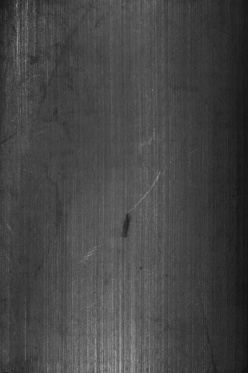
#> input picture Magnetic-Tile-Defect/MT_Blowhole/exp1_num_108889.jpg, 248 x 373 px, found by its file name; its folder holds only this picture in this run
$ jupyter execute --allow-errors 'Surface Defects.ipynb'   (older library calls are emulated)
#> lines starting #> are read from the running program, lines starting #| are printed output that depends on the picture
## Importing the Libraries

[cell 1]
import pandas as pd
import os
import numpy as np
import matplotlib.pyplot as plt
import seaborn as sns
import cv2
import joblib
import warnings
warnings.filterwarnings('ignore')

from sklearn.model_selection import train_test_split
from sklearn.metrics import accuracy_score, precision_score, recall_score, f1_score
from sklearn.metrics import classification_report, confusion_matrix
from sklearn.discriminant_analysis import LinearDiscriminantAnalysis
from sklearn.svm import SVC
from sklearn.tree import DecisionTreeClassifier
from sklearn.ensemble import AdaBoostClassifier
import lightgbm as lgb

from skimage.feature import graycomatrix, graycoprops
from scipy.stats import skew, kurtosis

## Target Catagories(Blowhole,Break,Crack,Fray,Free)

[cell 2]
path = r"C:\Users\pabhi\OneDrive\Desktop\miniproject\B5. Magnetic-Tile-Defect\Magnetic-Tile-Defect"
MODEL_DIR = "models"
RESULTS_DIR = "results"
IMG_SIZE = (64, 64)

os.makedirs(MODEL_DIR, exist_ok=True)
os.makedirs(RESULTS_DIR, exist_ok=True)

categories = sorted([
    d for d in os.listdir(path)
    if os.path.isdir(os.path.join(path, d)) and not d.startswith('.')
])


print("Detected classes:", categories)

[cell 3]
num_classes = len(categories)
num_cols = 4

plt.figure(figsize=(num_cols * 3, num_classes * 3))

for i, category in enumerate(categories):
    folder = os.path.join(path, category)
    images = [f for f in os.listdir(folder) if f.lower().endswith(('jpg','png','jpeg'))][:4]

    for j, img_name in enumerate(images):
        img = cv2.imread(os.path.join(folder, img_name))
#> img is the input picture: shape (373, 248, 3); min 16, max 170, mean 69.3
        img = cv2.cvtColor(img, cv2.COLOR_BGR2RGB)

        ax = plt.subplot(num_classes, num_cols, i*num_cols + j + 1)
        ax.imshow(img)
        ax.axis("off")

        if j == 0:
            ax.set_title(category, fontsize=14, weight='bold')
#> pass 2 of the loop `for i, category in enumerate(categories):`:
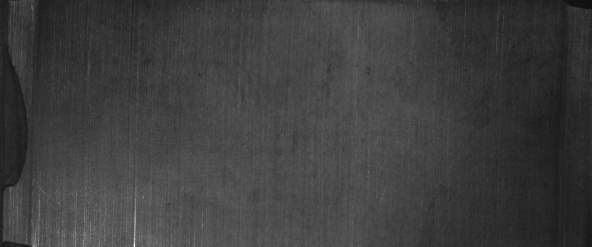
#> input picture Magnetic-Tile-Defect/MT_Break/exp1_num_116934.jpg, 592 x 247 px, found by its file name
#> img is the input picture: shape (247, 592, 3); min 14, max 255, mean 62.4

plt.tight_layout()
plt.savefig(os.path.join(RESULTS_DIR, "classes_grid.png"), dpi=300)
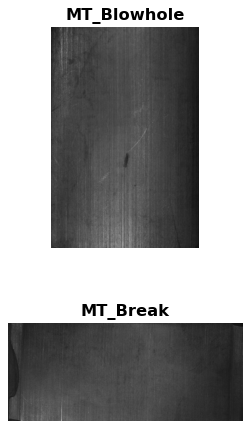
#> figure drawn by matplotlib, 2 panels
plt.show()

## Feature Extraction(GLCM+Statistics)

[cell 4]
def extract_features(img):
    img = cv2.resize(img, IMG_SIZE)
    gray = cv2.cvtColor(img, cv2.COLOR_BGR2GRAY)

    pixels = gray.flatten().astype(np.float32)

    # Statistical features
    mean_val = np.mean(pixels)  # Average brightness of the image
    std_val = np.std(pixels)  # Measures contrast
    skew_val = skew(pixels)  # Measures asymmetry of pixel intensity distribution
    kurt_val = kurtosis(pixels) # Measures tailedness of distribution (extreme pixel or not)
    energy_val = np.mean(pixels ** 2) # Measures overall intensity strength

    # GLCM
    glcm = graycomatrix(
        gray,
        distances=[1],
        angles=[0, np.pi/4, np.pi/2, 3*np.pi/4],
        levels=256,
        symmetric=True,
        normed=True
    )

    contrast = graycoprops(glcm, 'contrast').mean() # Measures local intensity variation
    homogeneity = graycoprops(glcm, 'homogeneity').mean()  # Measures closeness of pixel pairs
    correlation = graycoprops(glcm, 'correlation').mean() # Measures how correlated a pixel is to its neighbor
    dissimilarity = graycoprops(glcm, 'dissimilarity').mean() # Similar to contrast, but linear
    asm = graycoprops(glcm, 'ASM').mean() # Measures uniformity

    return np.array([
        mean_val, std_val, skew_val, kurt_val,
        energy_val, contrast, dissimilarity,
        homogeneity, correlation, asm
    ], dtype=np.float32)

## X and Y Separation

[cell 5]
X_file = os.path.join(MODEL_DIR, "X.npy")
Y_file = os.path.join(MODEL_DIR, "Y.npy")

if os.path.exists(X_file) and os.path.exists(Y_file):
    X = np.load(X_file)
    Y = np.load(Y_file)
    print("Loaded cached features.")
else:
    X, Y = [], []

    for root, _, files in os.walk(path):
        label = os.path.basename(root)
        if label not in categories:
            continue

        for file in files:
            if file.lower().endswith(('jpg','png','jpeg')):
                print(root)
                img = cv2.imread(os.path.join(root, file))
                features = extract_features(img)
                X.append(features)
                Y.append(categories.index(label))
#> pass 2 of the loop `for root, _, files in os.walk(path):`:
#> in extract_features, `img = cv2.resize(img, IMG_SIZE)`:
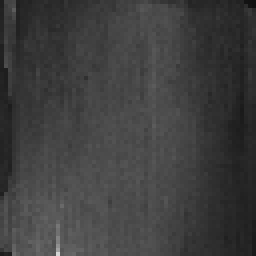
#> img: shape (64, 64, 3) (shown 4 times larger); min 17, max 212, mean 62.5
#> pixels = 4096 values, max 212 at index 4046, min 17 at index 63, mean 62.48
#> mean_val = 62.48
#> std_val = 16.14
#> skew_val = 0.0938
#> kurt_val = 1.38
#> energy_val = 4164.2
#> contrast = 44.86
#> homogeneity = 0.227
#> correlation = 0.911
#> dissimilarity = 4.31
#> asm = 0.00135
#> features = [62.48, 16.14, 0.0938, 1.38, 4164.2, 44.86, 4.31, 0.227, 0.911, 0.00135]

    X = np.array(X)
    Y = np.array(Y)
    np.save(X_file, X)
    np.save(Y_file, Y)

print("Feature matrix:", X.shape)
#| Feature matrix: (2, 10)

[cell 6]
df = pd.DataFrame(X)
#> df = table of 2 rows and 10 columns
df['Labels'] = Y
df
#> Out = table of 2 rows and 11 columns

[cell 7]
df.Labels.unique()
#> Out = [1, 0]

[cell 8]
plt.figure(figsize=(10, 6))
ax = sns.countplot(x=Y)

# Replace x-ticks with class names automatically
ax.set_xticklabels(categories, rotation=45, ha='right')

# Add value labels on top of each bar
for p in ax.patches:
    height = p.get_height()
    ax.annotate(f'{height}', (p.get_x() + p.get_width() / 2., height),
                ha='center', va='bottom', fontsize=10, fontweight='bold')

plt.xlabel("Classes", fontsize=12)
plt.ylabel("Number of Images", fontsize=12)
plt.title("Distribution of Classes", fontsize=14, weight='bold')
plt.tight_layout()
plt.show()
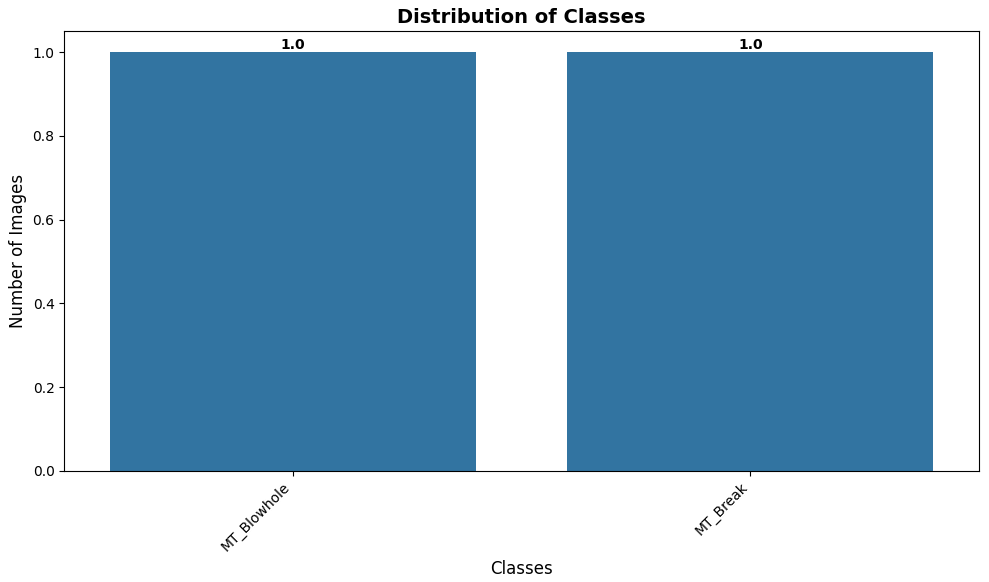
#> figure drawn by matplotlib, 1 panel
#> (reads models/ridge_classifier.pkl from the repository)
#> (reads models/qda_classifier.pkl from the repository)
#> (reads models/knn_classifier.pkl from the repository)

## Train_Test_Split

[cell 9]
# Replace NaNs with column mean
from sklearn.impute import SimpleImputer

imputer = SimpleImputer(strategy='mean')
X = imputer.fit_transform(X)

# Now SMOTE will work
#> (the rest of this cell did not finish here and is left out)

[cell 10]
plt.figure(figsize=(10, 6))
#> (the rest of this cell did not finish here and is left out)

## Performance Evaluation

[cell 11]
# ──────────────────────────────────────────────────────────────
# Global containers
# ──────────────────────────────────────────────────────────────
metrics_overall = []                    # Overall metrics
class_metrics_storage = {}              # Key = class name → list of dicts (one per model)
# [57 lines left out: function calculateMetrics, not called in this run]

## Model Building and Testing

## Ridge_Classifier

[cell 12]
from sklearn.linear_model import RidgeClassifier
import os
import joblib

model_path = r"models\ridge_classifier.pkl"

os.makedirs(os.path.dirname(model_path), exist_ok=True)

#> (the rest of this cell did not finish here and is left out)

## Quadratic_Discriminant_Analysis

[cell 13]
from sklearn.discriminant_analysis import QuadraticDiscriminantAnalysis
import os
import joblib

model_path = r"models\qda_classifier.pkl"

# Ensure folder exists
os.makedirs(os.path.dirname(model_path), exist_ok=True)

#> (the rest of this cell did not finish here and is left out)

## K_Nearest_Neighbors_Classifier

[cell 14]
from sklearn.neighbors import KNeighborsClassifier
import os
import joblib

model_path = r"models\knn_classifier.pkl"

# Ensure folder exists
os.makedirs(os.path.dirname(model_path), exist_ok=True)

#> (the rest of this cell did not finish here and is left out)

## Extra_Trees_Classifier

[cell 15]
from sklearn.ensemble import ExtraTreesClassifier
import os
import joblib

model_path = r"models\extra_trees_classifier.pkl"

# Ensure folder exists
os.makedirs(os.path.dirname(model_path), exist_ok=True)

#> (the rest of this cell did not finish here and is left out)

[cell 16]
def create_per_class_dataframes():
    if not metrics_overall:
        print("No models evaluated yet!")
        return None

    overall_df = pd.DataFrame(metrics_overall)
    overall_df = overall_df.set_index('Model')[['Accuracy', 'Precision', 'Recall', 'F1-Score']]

    print("\n" + "="*60)
    print("OVERALL MODEL COMPARISON")
    print("="*60)
    print(overall_df.round(4))
    print()

    class_dfs = {}
    for cls, records in class_metrics_storage.items():
        df = pd.DataFrame(records)
        df = df.set_index('Model')[['Precision', 'Recall', 'F1-Score']]

        var_name = cls.replace(" ", "_").replace("-", "_") + "_df"
        globals()[var_name] = df
        class_dfs[cls] = df   # key by original class name (more readable)

        print(f"{cls.upper()} CLASS PERFORMANCE".center(60))
        print("-" * 60)
        print(df.round(4))
        print()

    return overall_df, class_dfs
plt.style.use('seaborn-v0_8')
sns.set_palette("husl")

plt.style.use('seaborn-v0_8')
plt.rcParams['figure.figsize'] = (12, 7)

def plot_overall_with_values():
    ax = overall_df.plot(kind='bar', width=0.8, edgecolor='black', alpha=0.9)
    plt.title('Overall Model Performance Comparison', fontsize=16, fontweight='bold', pad=20)
    plt.ylabel('Score (%)')
    plt.xlabel('Model')
    plt.ylim(0, 105)
    plt.xticks(rotation=30, ha='right')
    plt.legend(title='Metric', bbox_to_anchor=(1.02, 1), loc='upper left')
    plt.grid(axis='y', alpha=0.3)

    # Add values on top of bars
    for container in ax.containers:
        ax.bar_label(container, fmt='%.2f%%', padding=3, fontsize=10, fontweight='bold')

    plt.tight_layout()
    plt.show()


def plot_per_class_metric_universal(metric_name):
    # Reconstruct correct class names from the original storage (universal!)
#> called with metric_name = 'Precision'
    class_names = list(class_metrics_storage.keys())  # e.g., ['Cirriform Clouds', 'Clear Sky', ...]

    # Build DataFrame: rows = models, columns = clean class names
    data = pd.DataFrame()
    for cls in class_names:
        records = class_metrics_storage[cls]
        df = pd.DataFrame(records).set_index('Model')
        data[cls] = df[metric_name]

    # Ensure same model order as overall_df
    data = data.loc[overall_df.index]

    # Plot
    plt.figure()
    ax = data.plot(kind='bar', width=0.82, edgecolor='black', alpha=0.9)

    plt.title(f'{metric_name} per Cloud Class', fontsize=16, fontweight='bold', pad=20)
    plt.ylabel(f'{metric_name} (%)')
    plt.xlabel('Model')
    plt.ylim(0, 105)
    plt.xticks(rotation=30, ha='right')
    plt.legend(title='Cloud Class', bbox_to_anchor=(1.02, 1), loc='upper left')
    plt.grid(axis='y', alpha=0.3)

    # Add value labels on top of every bar
    for container in ax.containers:
        ax.bar_label(container, fmt='%.2f%%', padding=3, fontsize=9.5, fontweight='bold')

    plt.tight_layout()
    plt.show()

#> (a cell that did not finish here is left out)

#> (a cell that did not finish here is left out)

#> (a cell that did not finish here is left out)

#> (a cell that did not finish here is left out)


#> (a cell that did not finish here is left out)
